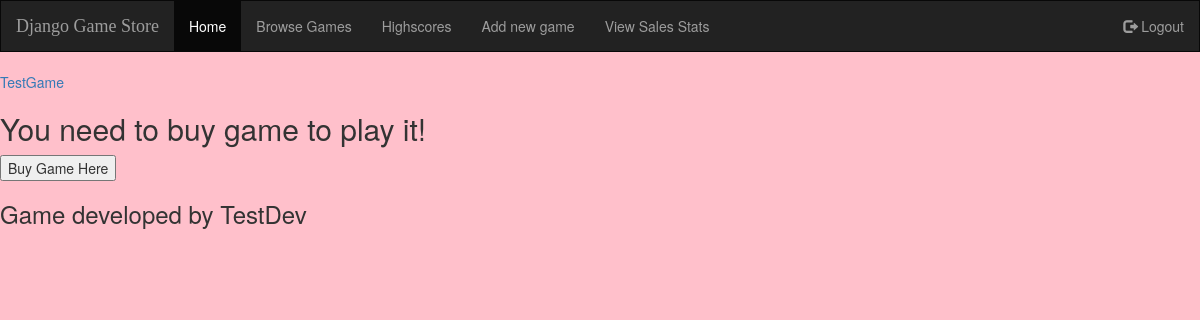
Before: / (signed in) with the older database file.
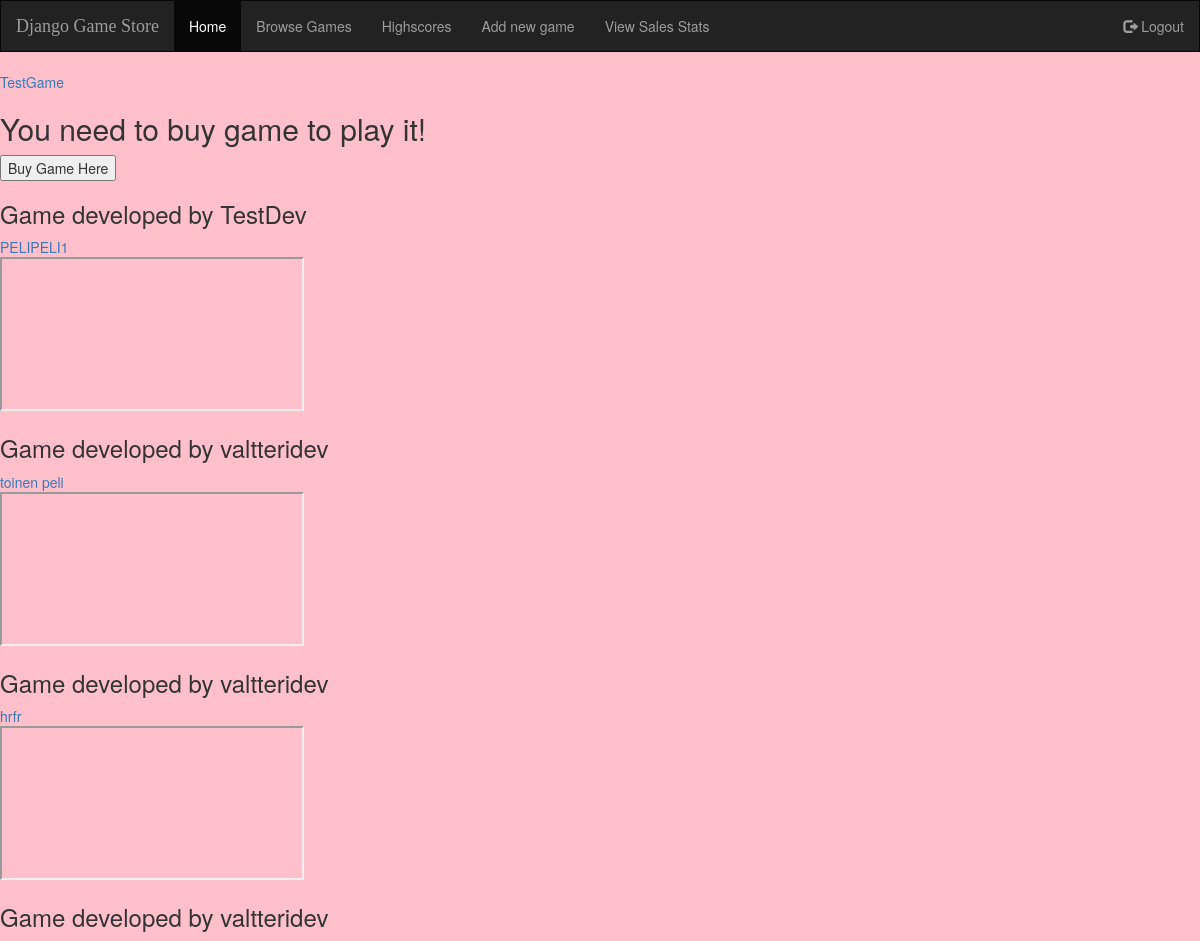
After: the same page with the newer database file.
### gamestore/models.py (models this page shows, shortened)
class Game(models.Model):
    name = models.CharField(max_length=255, primary_key=True, unique=True)
    url = models.URLField(max_length=255)
    price = models.DecimalField(max_digits=20, decimal_places=2)
    developer = models.ForeignKey('users.CustomUser', on_delete=models.CASCADE, null=True)
    is_bought = models.BooleanField(default=True)

### users/models.py (models this page shows)
class CustomUser(AbstractUser):
    usertype = models.CharField(max_length=10)
    games = models.ManyToManyField('gamestore.Game')
    test = models.CharField(max_length=10, choices=usertypes)

### gamestore/views.py (the view)
# urls.py: path('', views.home, name='home'),
def home(request):
    context = {
        'games' : Game.objects.all()
    }
    return render(request, "home.html",context)

### templates/home.html (shortened to what this page needs)
{% extends 'base.html' %}
{% block content %}
{% if user.is_authenticated %}
  {% for game in games %}
    <a href="{% url 'game-detail' game.name %}">{{ game.name }}</a> <br>
    {% if game.is_bought %}
      <iframe src="{{ game.url }}" width="" height=""></iframe>
    {% else %}
      <h2>You need to buy game to play it!</h2>
      <button type="submit" name="buyGame" method="post">Buy Game Here</button>
    {% endif %}
    <h3>Game developed by {{ game.developer }}</h3>
  {% endfor %}
{% else %}
  <p>You are not logged in</p>
  <a href="{% url 'login' %}">login</a>
  <a href="{% url 'signup' %}">register</a>
{% endif %}
{% endblock content %}

Changed rows visible on the page:
added Game: name "PELIPELI1", developer "valtteridev"
added Game: name "toinen peli", developer "valtteridev"
added Game: name "hrfr", developer "valtteridev"
